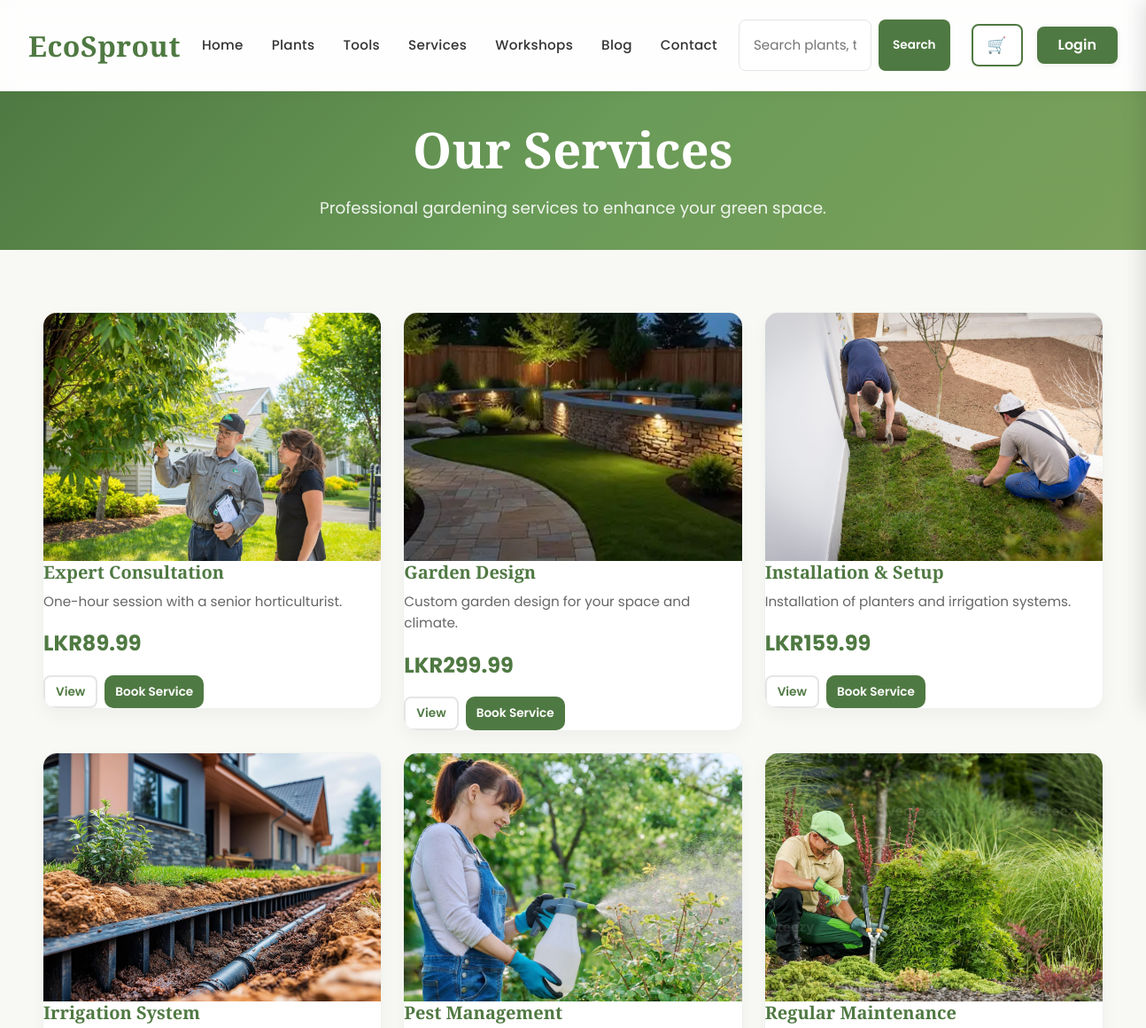
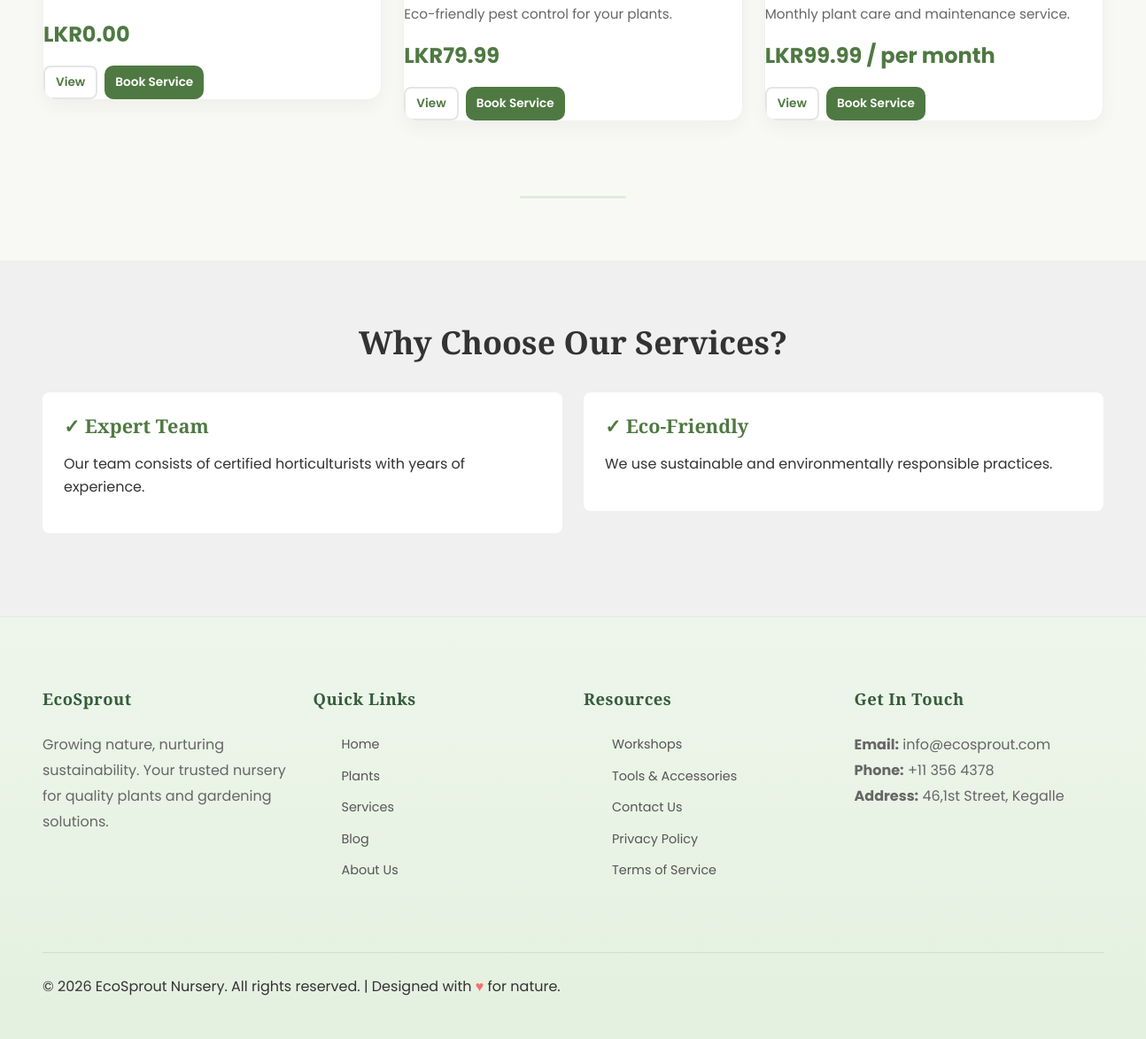
Page /Frontend/services.php on the committed database (2 pictures, top to bottom).
### tables this page shows
CREATE TABLE IF NOT EXISTS `services` (
  `id` int NOT NULL AUTO_INCREMENT,
  `name` varchar(255) NOT NULL,
  `description` text,
  `price` decimal(10,2) NOT NULL,
  `price_note` varchar(100) DEFAULT NULL,
  `icon_emoji` varchar(20) DEFAULT NULL,
  `image_url` varchar(255) DEFAULT 'assets/images/service-1.jpg',
  `image_url_2` varchar(255) DEFAULT NULL,
  `image_url_3` varchar(255) DEFAULT NULL,
  `is_active` tinyint NOT NULL DEFAULT '1',
  `created_at` timestamp NULL DEFAULT CURRENT_TIMESTAMP,
  PRIMARY KEY (`id`)
);

### Frontend/includes/helpers.php (called while the page is built, shortened)
<?php
function e($text)
{
  return htmlspecialchars((string) $text, ENT_QUOTES, 'UTF-8');
}

### Frontend/services.php (the view, shortened to what this page needs)
<?php
require_once __DIR__ . '/config/db.php';
require_once __DIR__ . '/includes/helpers.php';
$services_stmt = $pdo->query('SELECT * FROM services WHERE is_active = 1 ORDER BY name ASC');
$services = $services_stmt->fetchAll();
$cssPath = 'assets/css/style.css';
include 'includes/header.php';
?>
<main>
    <section class="hero" style="padding: var(--spacing-xl) var(--spacing-lg);">
        <div class="hero-content">
            <h1>Our Services</h1>
            <p class="hero-subtitle">Professional gardening services to enhance your green space.</p>
        </div>
    </section>
    <section class="section">
        <div class="container">
            <div class="row">
                <?php foreach ($services as $service) {
                  $price = number_format((float)$service['price'], 2, '.', '');
                  $price_display = 'LKR' . number_format((float)$service['price'], 2);
                  if (!empty($service['price_note'])) {
                    $price_display .= ' / ' . $service['price_note'];
                  }
                  $svc_img = !empty($service['image_url']) ? $service['image_url'] : '';
                ?>
                <div class="col-md-6 col-lg-4 mb-4">
                    <div class="card">
                        <a href="service.php?id=<?php echo (int)$service['id']; ?>">
                        <?php if ($svc_img !== '') { ?>
                        <img src="<?php echo e($svc_img); ?>" alt="<?php echo e($service['name']); ?>" class="card-image">
                        <?php } else { ?>
                        <div style="font-size: 3rem; margin-bottom: var(--spacing-md);"><?php echo e($service['icon_emoji']); ?></div>
                        <?php } ?>
                        </a>
                        <h3 class="card-title"><a href="service.php?id=<?php echo (int)$service['id']; ?>" style="color:inherit;text-decoration:none;"><?php echo e($service['name']); ?></a></h3>
                        <p class="card-text"><?php echo e($service['description']); ?></p>
                        <p class="card-price"><?php echo e($price_display); ?></p>
                        <div style="display:flex;gap:8px;flex-wrap:wrap;">
                        <a href="service.php?id=<?php echo (int)$service['id']; ?>" class="btn-outline btn-small">View</a>
                        <button type="button" class="btn-primary btn-small" onclick="addToCart('service', <?php echo (int)$service['id']; ?>, '<?php echo e($service['name']); ?>', <?php echo $price; ?>, 1, '<?php echo e($svc_img); ?>', 99)">Book Service</button>
                        </div>
                    </div>
                </div>
                <?php } ?>
            </div>
        </div>
    </section>
    <section class="section" style="background-color: #f0f0f0;">
        <div class="container">
            <h2 style="text-align: center; margin-bottom: var(--spacing-xl);">Why Choose Our Services?</h2>
            <div class="row">
                <div class="col-md-6 mb-4">
                    <div style="background-color: white; padding: var(--spacing-lg); border-radius: var(--border-radius);">
                        <h4 style="color: var(--primary-color); margin-bottom: var(--spacing-md);">✓ Expert Team</h4>
                        <p>Our team consists of certified horticulturists with years of experience.</p>
                    </div>
                </div>
                <div class="col-md-6 mb-4">
                    <div style="background-color: white; padding: var(--spacing-lg); border-radius: var(--border-radius);">
                        <h4 style="color: var(--primary-color); margin-bottom: var(--spacing-md);">✓ Eco-Friendly</h4>
                        <p>We use sustainable and environmentally responsible practices.</p>
                    </div>
                </div>
            </div>
        </div>
    </section>
</main>
<?php include 'includes/footer.php'; ?>

### Frontend/includes/header.php (shortened to what this page needs)
<?php
function detect_frontend_root_path()
{
  $script = isset($_SERVER['SCRIPT_NAME']) ? str_replace('\\', '/', $_SERVER['SCRIPT_NAME']) : '';
  if ($script !== '' && preg_match('#^(.*?/Frontend/)#i', $script, $m)) {
    return $m[1];
  }
  return '/';
}
if (!isset($siteRoot) || $siteRoot === '') {
  $siteRoot = detect_frontend_root_path();
}
$isLoggedIn = isset($_SESSION['user_id']);
$userRole = $isLoggedIn ? (int) $_SESSION['role'] : -1;
$headerSearch = isset($_GET['q']) ? trim($_GET['q']) : '';
?>
<!DOCTYPE html>
<html lang="en">
<head>
    <link href="https://cdn.jsdelivr.net/npm/bootstrap@5.3.0/dist/css/bootstrap.min.css" rel="stylesheet">
    <link rel="stylesheet" href="<?php echo isset($cssPath) ? $cssPath : $siteRoot . 'assets/css/style.css'; ?>">
</head>
<body>
    <nav class="navbar">
        <div class="nav-container">
            <div class="nav-brand">
                <a href="<?php echo $siteRoot; ?>index.php" class="logo">EcoSprout</a>
            </div>
            <ul class="nav-menu" id="navMenu">
                <li><a href="<?php echo $siteRoot; ?>index.php" class="nav-link">Home</a></li>
                <li><a href="<?php echo $siteRoot; ?>catalogue.php" class="nav-link">Plants</a></li>
                <li><a href="<?php echo $siteRoot; ?>tools.php" class="nav-link">Tools</a></li>
                <li><a href="<?php echo $siteRoot; ?>services.php" class="nav-link">Services</a></li>
                <li><a href="<?php echo $siteRoot; ?>workshops.php" class="nav-link">Workshops</a></li>
                <li><a href="<?php echo $siteRoot; ?>blog.php" class="nav-link">Blog</a></li>
                <li><a href="<?php echo $siteRoot; ?>contact.php" class="nav-link">Contact</a></li>
            </ul>
            <div class="nav-search">
                <form method="get" action="#" class="nav-search-form">
                    <input type="text" name="q" placeholder="Search plants, tools, services, workshops..." value="<?php echo htmlspecialchars($headerSearch, ENT_QUOTES, 'UTF-8'); ?>" class="nav-search-input">
                    <button type="button" id="navSearchBtn" class="nav-search-btn">Search</button>
                </form>
            </div>
            <div class="nav-auth">
                <button type="button" id="cartToggle" class="cart-nav-btn" aria-label="Open cart">
                    <span class="cart-icon">🛒</span>
                </button>
                <?php if ($isLoggedIn) { ?>
                    <?php if ($userRole === 2) { ?>
                    <a href="<?php echo $siteRoot; ?>admin/index.php" class="btn-auth-outline">Admin</a>
                    <?php } elseif ($userRole === 1) { ?>
                    <a href="<?php echo $siteRoot; ?>staff/index.php" class="btn-auth-outline">Staff</a>
                    <?php } else { ?>
                    <a href="<?php echo $siteRoot; ?>customer/dashboard.php" class="btn-auth-outline">My Account</a>
                    <?php } ?>
                    <a href="<?php echo $siteRoot; ?>auth/logout.php" class="btn-auth-primary">Logout</a>
                <?php } else { ?>
                    <a href="<?php echo $siteRoot; ?>auth/login.php" class="btn-auth-primary">Login</a>
                <?php } ?>
            </div>
        </div>
    </nav>

### Frontend/includes/footer.php (shortened to what this page needs)
    <footer class="footer">
        <div class="container">
            <div class="row footer-content">
                <div class="col-md-3 footer-section">
                    <h4 class="footer-title">EcoSprout</h4>
                    <p class="footer-text">Growing nature, nurturing sustainability. Your trusted nursery for quality plants and gardening solutions.</p>
                </div>
                <div class="col-md-3 footer-section">
                    <h4 class="footer-title">Quick Links</h4>
                    <ul class="footer-links">
                        <li><a href="index.php">Home</a></li>
                        <li><a href="catalogue.php">Plants</a></li>
                        <li><a href="services.php">Services</a></li>
                        <li><a href="blog.php">Blog</a></li>
                        <li><a href="about.php">About Us</a></li>
                    </ul>
                </div>
                <div class="col-md-3 footer-section">
                    <h4 class="footer-title">Resources</h4>
                    <ul class="footer-links">
                        <li><a href="workshops.php">Workshops</a></li>
                        <li><a href="tools.php">Tools & Accessories</a></li>
                        <li><a href="contact.php">Contact Us</a></li>
                        <li><a href="#">Privacy Policy</a></li>
                        <li><a href="#">Terms of Service</a></li>
                    </ul>
                </div>
                <div class="col-md-3 footer-section">
                    <h4 class="footer-title">Get In Touch</h4>
                    <p class="footer-text">
                        <strong>Email:</strong> info@ecosprout.com<br>
                        <strong>Phone:</strong> +11 356 4378<br>
                        <strong>Address:</strong> 46,1st Street, Kegalle
                    </p>
                </div>
            </div>
            <div class="footer-bottom">
                <p>&copy; 2026 EcoSprout Nursery. All rights reserved. | Designed with <span class="heart">♥</span> for nature.</p>
            </div>
        </div>
    </footer>
</body>
</html>

### rows in the picture
services: image_url (picture), name "Expert Consultation", description "One-hour session with a senior horticulturist.", price "LKR89.99"
services: image_url (picture), name "Garden Design", description "Custom garden design for your space and climate.", price "LKR299.99"
services: image_url (picture), name "Installation & Setup", description "Installation of planters and irrigation systems.", price "LKR159.99"
services: image_url (picture), name "Irrigation System", price "LKR0.00"
services: image_url (picture), name "Pest Management", description "Eco-friendly pest control for your plants.", price "LKR79.99"
services: image_url (picture), name "Regular Maintenance", description "Monthly plant care and maintenance service.", price_display "LKR99.99 / per month"
